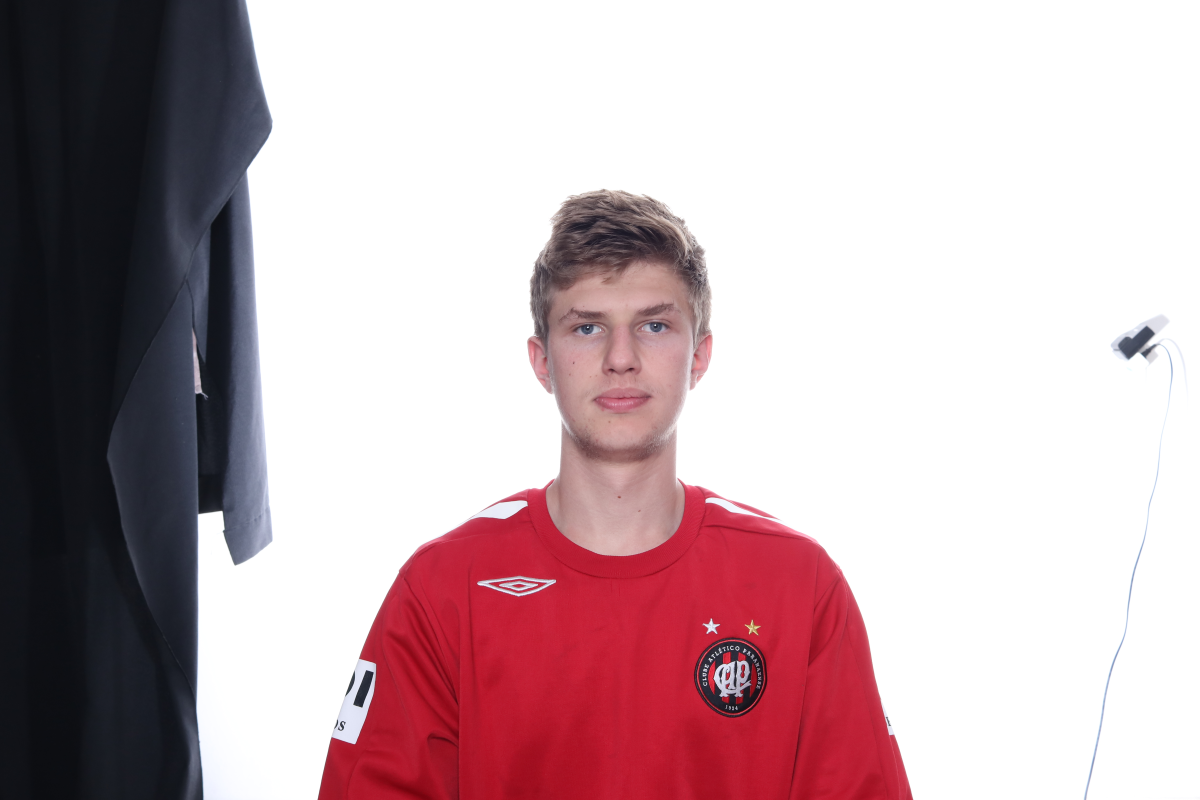
#> input picture joao.jpeg, 6000 x 4000 px (shown at 1/5 size)
$ python arquivoParaTresPorQuatro.py joao.jpeg
#> lines starting #> are read from the running program, lines starting #| are printed output that depends on the picture
import sys
import os
import cv2
import numpy as np
from PIL import Image, ImageTk
import tkinter as tk
from tkinter import messagebox, simpledialog

# --- Dimensões Padrão para Foto 3x4 ---
DPI = 300
PIXELS_PER_CM = DPI / 2.54  # Aproximadamente 118.11 pixels por cm a 300 DPI

FOTO_LARGURA_CM = 3.2
FOTO_ALTURA_CM = 4.2
LARGURA_PX = int(FOTO_LARGURA_CM * PIXELS_PER_CM)
ALTURA_PX = int(FOTO_ALTURA_CM * PIXELS_PER_CM)
AREA_FOTO_3X4_PX = LARGURA_PX * ALTURA_PX

# --- Tamanho da folha da reveladora (10x15cm, ou 15.2cm x 10.3cm) ---
FOLHA_LARGURA_CM = 15.2
FOLHA_ALTURA_CM = 10.3
FOLHA_LARGURA_PX = int(FOLHA_LARGURA_CM * PIXELS_PER_CM)
FOLHA_ALTURA_PX = int(FOLHA_ALTURA_CM * PIXELS_PER_CM)

# --- Constantes para detecção e recorte da face ---
PROPORCAO_AREA_FACE_NA_FOTO_FINAL = 0.28
# Após seu feedback, estamos usando -1.1cm. Isso efetivamente move o corte para baixo na foto.
VERTICAL_OFFSET_CM = -1.1
VERTICAL_OFFSET_PX = int(VERTICAL_OFFSET_CM * PIXELS_PER_CM)

# --- Espaçamento e Margem para o layout da folha de impressão ---
SPACING_CM = 0.2  # Espaçamento horizontal e vertical entre as fotos (em CM)
SPACING_PX = int(SPACING_CM * PIXELS_PER_CM)

# Margem mínima para as bordas externas (esquerda e direita principalmente)
GLOBAL_BORDER_MARGIN_CM = 0.5
GLOBAL_BORDER_MARGIN_PX = int(GLOBAL_BORDER_MARGIN_CM * PIXELS_PER_CM)

# Caminho para o classificador Haar Cascade para detecção facial
FACE_CASCADE_PATH = os.path.join(os.path.dirname(__file__), 'haarcascade_frontalface_default.xml')

def process_face_to_3x4(image_path):
#> called with image_path = 'joao.jpeg'
    img = cv2.imread(image_path)
#> img is the input picture: shape (4000, 6000, 3); mean B, G, R 177.1, 172.1, 195.1
    if img is None:
        print(f"Erro: Não foi possível carregar a imagem em {image_path}")
        return None

    gray = cv2.cvtColor(img, cv2.COLOR_BGR2GRAY)
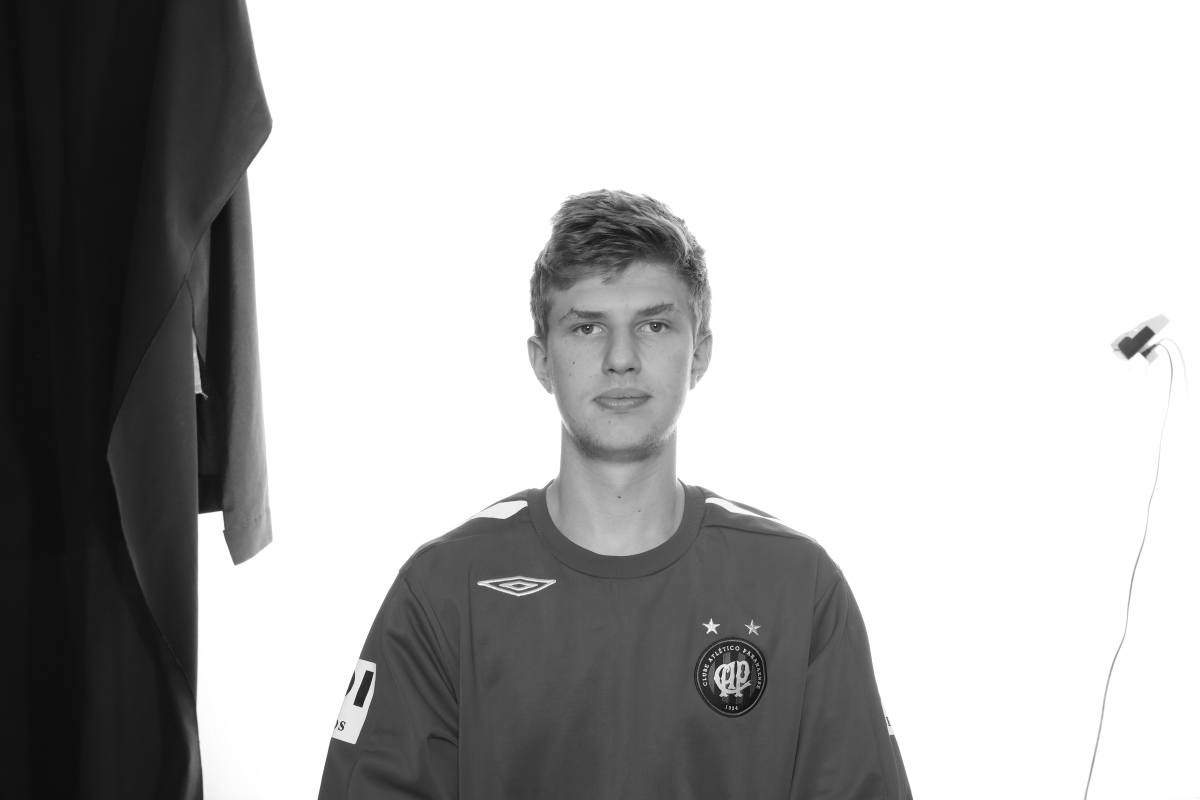
#> gray: shape (4000, 6000) (shown at 1/5 size); min 0, max 255, mean 179.6
    face_cascade = cv2.CascadeClassifier(FACE_CASCADE_PATH)

    if face_cascade.empty():
        print(
            f"Erro: Não foi possível carregar o classificador de face. Verifique o caminho: {FACE_CASCADE_PATH}")
        print("Certifique-se de que 'haarcascade_frontalface_default.xml' está na mesma pasta ou o caminho está correto.")
        return None

    faces = face_cascade.detectMultiScale(gray, scaleFactor=1.1, minNeighbors=5, minSize=(
        min(img.shape[0], img.shape[1]) // 10, min(img.shape[0], img.shape[1]) // 10))
#> faces = [[2674, 1298, 874, 874], [2718, 1998, 739, 739]]

    if len(faces) == 0:
        print("Nenhuma face detectada na imagem.")
        cv2.imshow("Original (Nenhuma Face Detectada)",
                   cv2.resize(img, (800, 600)))
        cv2.waitKey(0)
        cv2.destroyAllWindows()
        return None
    elif len(faces) > 1:
        print(
            f"Múltiplas faces detectadas ({len(faces)}). Processando a maior face.")
#| Múltiplas faces detectadas (2). Processando a maior face.
        faces = sorted(faces, key=lambda f: f[2] * f[3], reverse=True)
        x, y, w, h = faces[0]
#> x = 2674; y = 1298; w = 874; h = 874
    else:
        x, y, w, h = faces[0]

    if h == 0:
        print("Erro: Altura da face detectada é zero. Não é possível processar.")
        return None
    face_aspect_ratio = w / h
#> face_aspect_ratio = 1

    nova_altura_face_final = int(np.sqrt(
        (AREA_FOTO_3X4_PX * PROPORCAO_AREA_FACE_NA_FOTO_FINAL) / face_aspect_ratio))
#> nova_altura_face_final = 228
    nova_largura_face_final = int(nova_altura_face_final * face_aspect_ratio)
#> nova_largura_face_final = 228

    if nova_largura_face_final == 0 or nova_altura_face_final == 0:
        print("Erro: Dimensões calculadas para a face final resultaram em zero. Ajuste as constantes ou a imagem.")
        return None

    if nova_largura_face_final > LARGURA_PX or nova_altura_face_final > ALTURA_PX:
        print("Aviso: A face redimensionada para a proporção desejada excede as dimensões da foto 3x4. Reduzindo proporção da face.")

        scale_factor_exceed = max(
            nova_largura_face_final / LARGURA_PX, nova_altura_face_final / ALTURA_PX)

        new_face_width_final = int(
            nova_largura_face_final / scale_factor_exceed)
        new_face_height_final = int(
            nova_altura_face_final / scale_factor_exceed)

        area_face_desejada_px = new_face_width_final * new_face_height_final

        nova_altura_face_final = new_face_height_final
        nova_largura_face_final = new_face_width_final
        print(
            f"Nova proporção de área da face na foto final ajustada para: {(area_face_desejada_px / AREA_FOTO_3X4_PX):.2f}")

    crop_width_original = int(w * (LARGURA_PX / nova_largura_face_final))
#> crop_width_original = 1445
    crop_height_original = int(h * (ALTURA_PX / nova_altura_face_final))
#> crop_height_original = 1901

    center_face_x = x + w // 2
#> center_face_x = 3111
    center_face_y = y + h // 2 - VERTICAL_OFFSET_PX
#> center_face_y = 1864

    crop_x1 = int(center_face_x - crop_width_original // 2)
#> crop_x1 = 2389
    crop_y1 = int(center_face_y - crop_height_original // 2)
#> crop_y1 = 914
    crop_x2 = crop_x1 + crop_width_original
#> crop_x2 = 3834
    crop_y2 = crop_y1 + crop_height_original
#> crop_y2 = 2815

    img_height, img_width = img.shape[:2]
#> img_height = 4000; img_width = 6000

    if crop_x1 < 0:
        crop_x2 += abs(crop_x1)
        crop_x1 = 0
    if crop_x2 > img_width:
        crop_x1 -= (crop_x2 - img_width)
        crop_x2 = img_width

    if crop_y1 < 0:
        crop_y2 += abs(crop_y1)
        crop_y1 = 0
    if crop_y2 > img_height:
        crop_y1 -= (crop_y2 - img_height)
        crop_y2 = img_height

    photo_aspect = LARGURA_PX / ALTURA_PX

    if (crop_x2 - crop_x1) < crop_width_original:
        actual_crop_width = crop_x2 - crop_x1
        crop_height_original = int(actual_crop_width / photo_aspect)
        crop_y1 = int(center_face_y - crop_height_original // 2)
        crop_y2 = crop_y1 + crop_height_original
        if crop_y1 < 0:
            crop_y2 += abs(crop_y1)
            crop_y1 = 0
        if crop_y2 > img_height:
            crop_y1 -= (crop_y2 - img_height)
            crop_y2 = img_height

    if (crop_y2 - crop_y1) < crop_height_original:
        actual_crop_height = crop_y2 - crop_y1
        crop_width_original = int(actual_crop_height * photo_aspect)
        crop_x1 = int(center_face_x - crop_width_original // 2)
        crop_x2 = crop_x1 + crop_width_original
        if crop_x1 < 0:
            crop_x2 += abs(crop_x1)
            crop_x1 = 0
        if crop_x2 > img_width:
            crop_x1 -= (crop_x2 - img_width)
            crop_x2 = img_width

    crop_x1, crop_y1, crop_x2, crop_y2 = int(
        crop_x1), int(crop_y1), int(crop_x2), int(crop_y2)

    debug_display_img = img.copy()

    cv2.rectangle(debug_display_img, (x, y), (x+w, y+h), (0, 255, 0), 2)
    cv2.rectangle(debug_display_img, (crop_x1, crop_y1), (crop_x2, crop_y2), (0, 0, 255), 2)

    display_height, display_width = debug_display_img.shape[:2]
#> display_height = 4000; display_width = 6000
    max_display_dim = 900
    if display_width > max_display_dim or display_height > max_display_dim:
        scale_factor_display = max_display_dim / max(display_width, display_height)
#> scale_factor_display = 0.15
        debug_display_img = cv2.resize(debug_display_img, (int(display_width * scale_factor_display), int(display_height * scale_factor_display)))
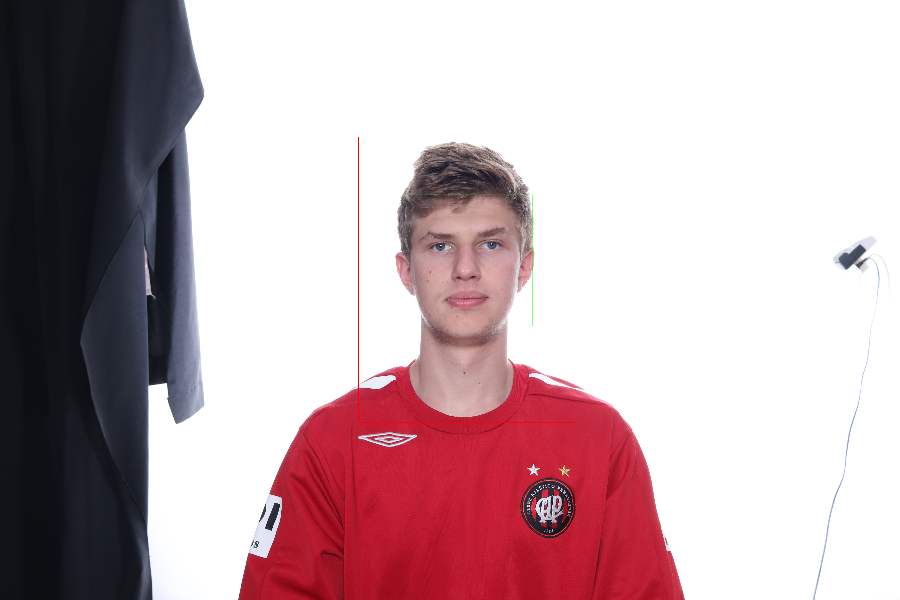
#> debug_display_img: shape (600, 900, 3); mean B, G, R 176.9, 172, 195.1

    cv2.imshow("Original com Recorte (Verde: Face, Vermelho: Recorte 3x4)", debug_display_img)
    cv2.waitKey(0)
    cv2.destroyAllWindows()

    if crop_x2 <= crop_x1 or crop_y2 <= crop_y1:
        print("Erro: Região de recorte inválida após ajustes de borda. Tente outra imagem ou ajuste proporção.")
        return None

    cropped_region = img[crop_y1:crop_y2, crop_x1:crop_x2]
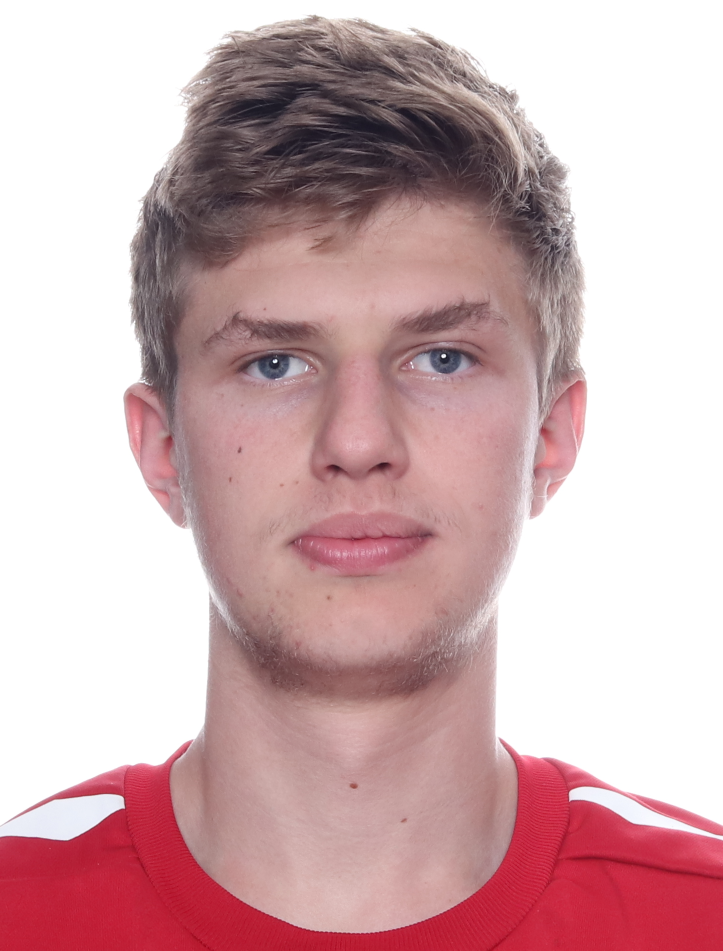
#> cropped_region: shape (1901, 1445, 3) (shown at 1/2 size); mean B, G, R 177.6, 174.6, 207.4

    final_photo = cv2.resize(
        cropped_region, (LARGURA_PX, ALTURA_PX), interpolation=cv2.INTER_AREA)
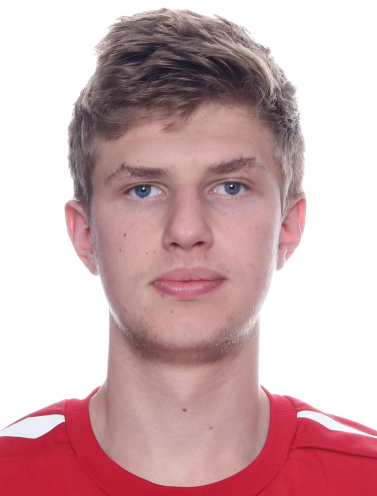
#> final_photo: shape (496, 377, 3); mean B, G, R 177.6, 174.6, 207.4

    return final_photo

def confirm_and_get_copies(processed_photo):
    root = tk.Tk()
    root.withdraw()

    img_pil = Image.fromarray(cv2.cvtColor(processed_photo, cv2.COLOR_BGR2RGB))
    img_tk = ImageTk.PhotoImage(img_pil)

    top = tk.Toplevel(root)
    top.title("Confirmação de Recorte")
    panel = tk.Label(top, image=img_tk)
    panel.pack()

    confirm = messagebox.askyesno(
        "Confirmação de Recorte", "O recorte está adequado?")
    top.destroy()

    if not confirm:
        messagebox.showinfo("Cancelado", "Operação cancelada pelo usuário.")
        root.destroy()
        return None

    while True:
        num_copies_str = simpledialog.askstring(
            "Quantidade de Cópias", "Quantas cópias você deseja? (2, 4, 6)", parent=root)
        if num_copies_str is None:
            messagebox.showinfo(
                "Cancelado", "Operação cancelada pelo usuário.")
            root.destroy()
            return None
        try:
            num_copies = int(num_copies_str)
            if num_copies in [2, 4, 6, 8, 10]:
                break
            else:
                messagebox.showwarning(
                    "Entrada Inválida", "Por favor, digite 2, 4, 6.")
        except ValueError:
            messagebox.showwarning(
                "Entrada Inválida", "Por favor, digite um número válido (2, 4, 6).")

    root.destroy()
    return num_copies


# [78 lines left out: function arrange_photos_on_sheet, not called in this run]


def main():
    if len(sys.argv) < 2:
        messagebox.showerror("Erro", "Nenhum arquivo de imagem foi fornecido.")
        return

    image_path = sys.argv[1]

    processed_photo = process_face_to_3x4(image_path)
    if processed_photo is None:
        original_img = cv2.imread(image_path)

    num_copies = confirm_and_get_copies(processed_photo)
    if num_copies is None:
        return

    final_sheet_pil = arrange_photos_on_sheet(processed_photo, num_copies)

    output_dir = os.path.join(os.path.dirname(image_path), "Farofoto_Output")
    os.makedirs(output_dir, exist_ok=True)
    original_filename = os.path.splitext(os.path.basename(image_path))[0]
    output_filename = f"{original_filename}_3x4_x{num_copies}.jpg"
    output_path = os.path.join(output_dir, output_filename)

    final_sheet_pil.save(output_path)
    messagebox.showinfo(
        "Sucesso!", f"As fotos foram geradas e salvas em:\n{output_path}")


if __name__ == "__main__":
    main()
#> (the call stopped at in confirm_and_get_copies, `num_copies = int(num_copies_str)`: tkinter is not available in this run)
